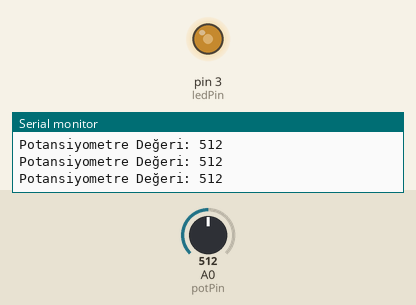
Recording of a sketch running on a simulated Arduino Uno, built with avr-gcc and run on an emulated ATmega328P. Shown: output pins drawn as LEDs (lit = HIGH), the last lines printed to the serial monitor. Inputs (shaded band) come from the test bench; at power-on: A0 (potPin) = 512.

Above: at 1.2 s.
1.3 s: A0 (potPin) set to 716
At 2.2 s:
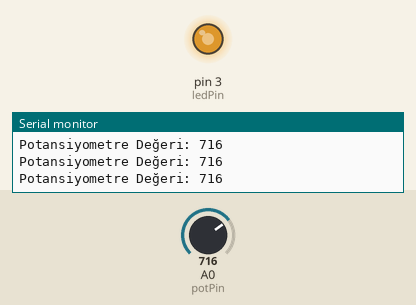
2.8 s: A0 (potPin) set to 900
At 3.6 s:
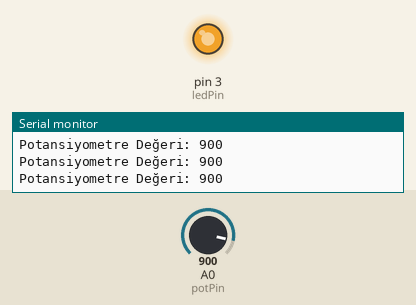
4.3 s: A0 (potPin) set to 122
At 5.0 s:
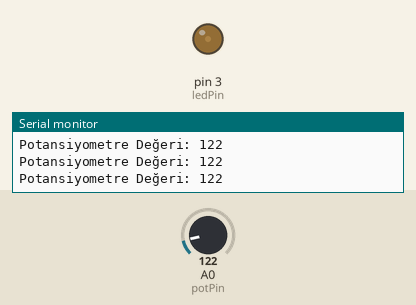
5.8 s: A0 (potPin) set to 0
At 6.5 s:
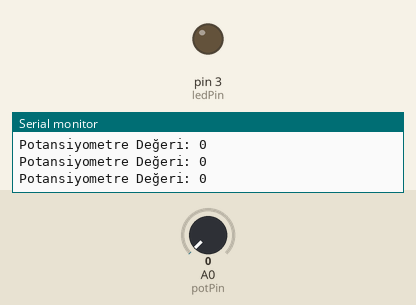
7.3 s: A0 (potPin) set to 511
At 7.9 s:
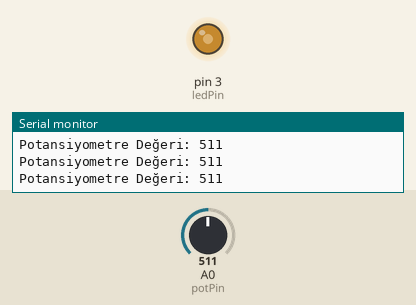
Timing chart, 0 to 9.8 s (numbered marks = the images above; inputs shaded):
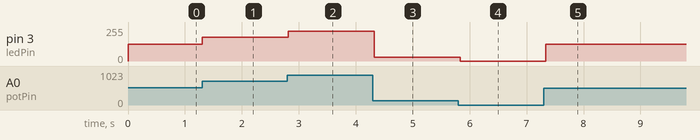

Measured:
- after the input at 1.3 s, pin 3 (ledPin): 127/255 → 178/255 at once
- after the input at 2.8 s, pin 3 (ledPin): 178/255 → 224/255 at once
- after the input at 4.3 s, pin 3 (ledPin): 224/255 → 30/255 at once
- after the input at 5.8 s, pin 3 (ledPin): 30/255 → 0/255 at once
- after the input at 7.3 s, pin 3 (ledPin): 0/255 → 127/255 at once

The sketch:

pot.ino
```cpp
const int potPin = A0;
const int ledPin = 3;

void setup() {
    Serial.begin(9600);
    pinMode(potPin, INPUT);
    pinMode(ledPin, OUTPUT);
}

void loop() {
    int potValue = analogRead(potPin);
    int ledValue = map(potValue, 0, 1023, 0, 255);

    Serial.print("Potansiyometre Değeri: ");
    Serial.println(potValue);

    analogWrite(ledPin, ledValue);
    delay(100);
}
```
